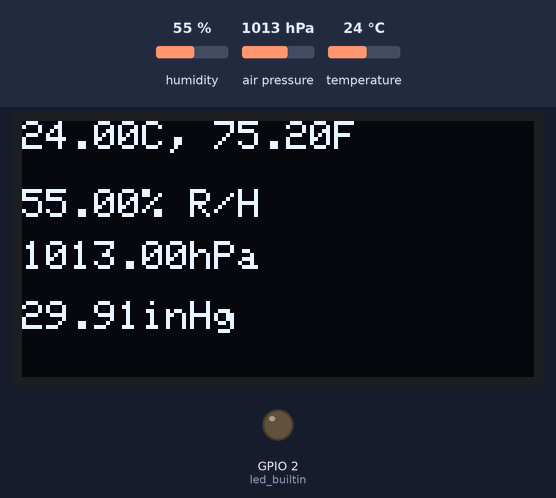
Bench run of a sketch on a simulated ESP8266 (NodeMCU). Parts: 128×64 one-colour display, output pins drawn as LEDs (lit = HIGH). The inputs (shaded band) are chosen by the test bench; at power-on: humidity 55 %, air pressure 1013 hPa, temperature 24 °C. What the sketch prints to the serial monitor is not drawn.

Above: at 1.2 s.
1.3 s: humidity set to 22 %
At 3.4 s:
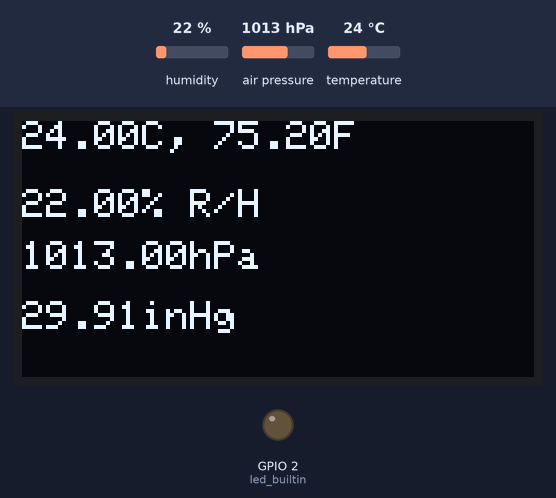
7.6 s: air pressure set to 952 hPa
At 9.7 s:
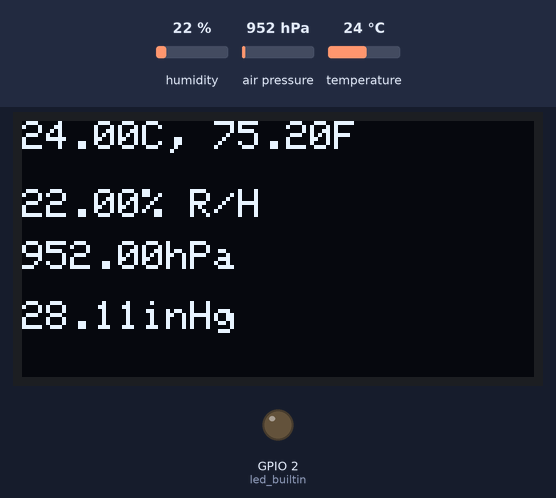
12.3 s: temperature set to 12 °C
At 13.5 s:
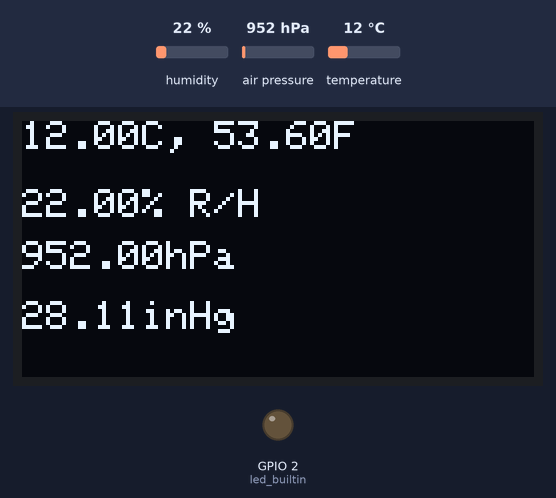
16.6 s: humidity set to 40 %
At 18.5 s:
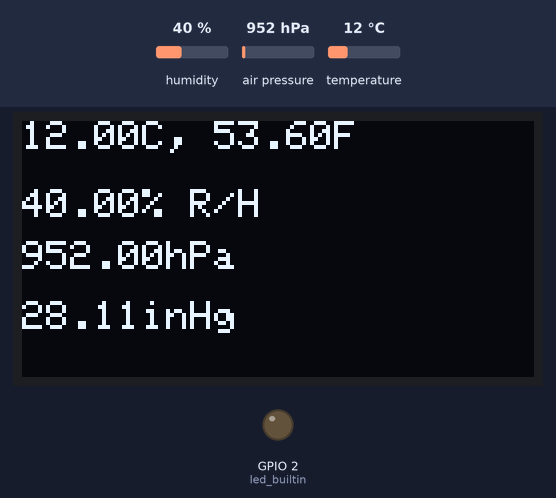
20.9 s: air pressure set to 975 hPa
At 22.3 s:
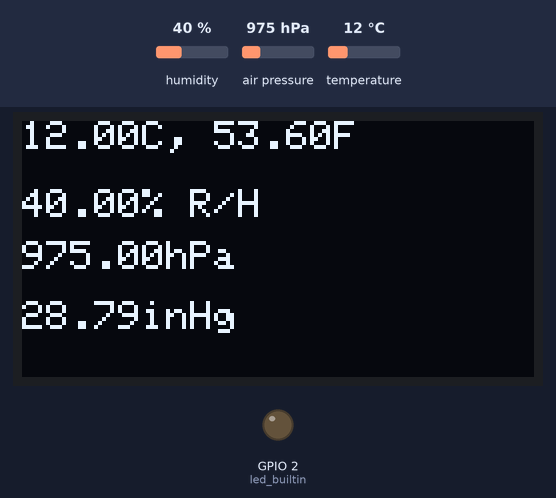
Timing chart, 0 to 23.9 s (numbered marks = the images above; inputs shaded):
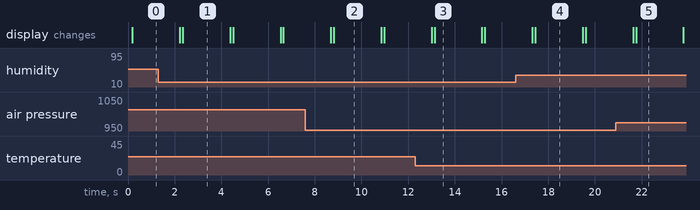

The sketch:

nodemcu-esp32s-bme280-ssd1306-128x64.ino
```cpp
// NodeMCU with Adafruit BME280 breakout and SSD1306 Oled
// program is simple; Samples temp, hum and pres from sensor, and then displays to oled

#include <Wire.h>
#include <Adafruit_Sensor.h>
#include <Adafruit_BME280.h>
#include <Adafruit_GFX.h>
#include <Adafruit_SSD1306.h>


// OLED display is at 0x3C
#define SCREEN_WIDTH 128 // OLED display width, in pixels
#define SCREEN_HEIGHT 64 // OLED display height, in pixels
#define OLED_RESET -1 // Reset pin # (or -1 if sharing Arduino reset pin)
#define SCREEN_ADDRESS 0x3C ///< See datasheet for Address; 0x3D for 128x64, 0x3C for 128x32
Adafruit_SSD1306 display(SCREEN_WIDTH, SCREEN_HEIGHT, &Wire, OLED_RESET);


// BME280 definitions
#define SEALEVELPRESSURE_HPA (1013.25)

// BME280 using I2C data bus
Adafruit_BME280 bme;

unsigned long delay_time;

float temp;
float hum;
float pres;
float alt;

const int led_builtin = 2;


void setup() {
  Serial.begin(115200);
  // setup onboard status indicator LED
  pinMode(2, OUTPUT);

  // setup oled display
  // SSD1306_SWITCHCAPVCC = generate display voltage from 3.3V internally
  if(!display.begin(SSD1306_SWITCHCAPVCC, SCREEN_ADDRESS)) {
    Serial.println(F("SSD1306 allocation failed"));
    for(;;); // Don't proceed, loop forever
  }
  display.setTextSize(1);
  display.setTextColor(WHITE);

  //Setup BME280
  while(!Serial); //get serial running
  Serial.println(F("BME280 test"));

  unsigned status;
  status = bme.begin();

  if (!status) {
    Serial.println("Could not find valid BME280 sensor, check wiring address, sensor ID");
    Serial.print("SensorID was: 0x"); Serial.println(bme.sensorID(),16);
  }
  Serial.println("Normal functioning");
  delay_time = 1000;
  Serial.println();
}

void sample_sensor_and_serial_print() {
  // Temp
  temp = bme.readTemperature();
  Serial.print("Temp: ");
  Serial.println(temp);


  // humidity
  hum = bme.readHumidity();
  Serial.print("Hum: ");
  Serial.println(hum);

  // pressure
  pres = bme.readPressure();
  Serial.print("Pressure: ");
  Serial.println(pres);

  // altitude
  alt = bme.readAltitude(SEALEVELPRESSURE_HPA);
  Serial.print("Approx Altitude: ");
  Serial.println(alt);

  // Send over serial com as JSON object
  // $$$$$$$ to do list item
  }


void oled_display_sensor_values() {
  display.clearDisplay();
  display.display();
  delay(50);

  display.setCursor(0,0);
  //display.print("Temp: ");
  display.print(temp);
  display.print("C, ");
  display.print((temp*1.8)+32);
  display.print("F");
  display.display();

  display.setCursor(0,17);
  //display.print("Hum: ");
  display.print(hum);
  display.print("% R/H");
  display.display();

  display.setCursor(0,30);
  //display.print("pres: ");
  // display in hPA (100 pascals = 1hPa
  display.print(pres/100);
  display.print("hPa");
  display.setCursor(0,45);
  display.print(pres/3386.39);
  display.print("inHg");
  display.display();

  /* altitude too inaccurate to display for useful purposes
  display.setCursor(0,45);
  display.print("Alt: ");
  display.print(alt);
  display.display();
  */

  delay(2000);

}


void loop() {

  digitalWrite(led_builtin, HIGH);
  sample_sensor_and_serial_print();
  digitalWrite(led_builtin, LOW);
  oled_display_sensor_values();


}
```

Measured:
- after the input at 1.3 s, the display: first differs from a run without the input after 1.0 s (image 1)
- after the input at 7.6 s, the display: first differs from a run without the input after 1.2 s (image 2)
- after the input at 12.3 s, the display: first differs from a run without the input after 0.83 s (image 3)
- after the input at 16.6 s, the display: first differs from a run without the input after 0.85 s (image 4)
- after the input at 20.9 s, the display: first differs from a run without the input after 0.86 s (image 5)
- what the display in image 1 shows lasts 2.1 s, from 2.3 s to 4.4 s
